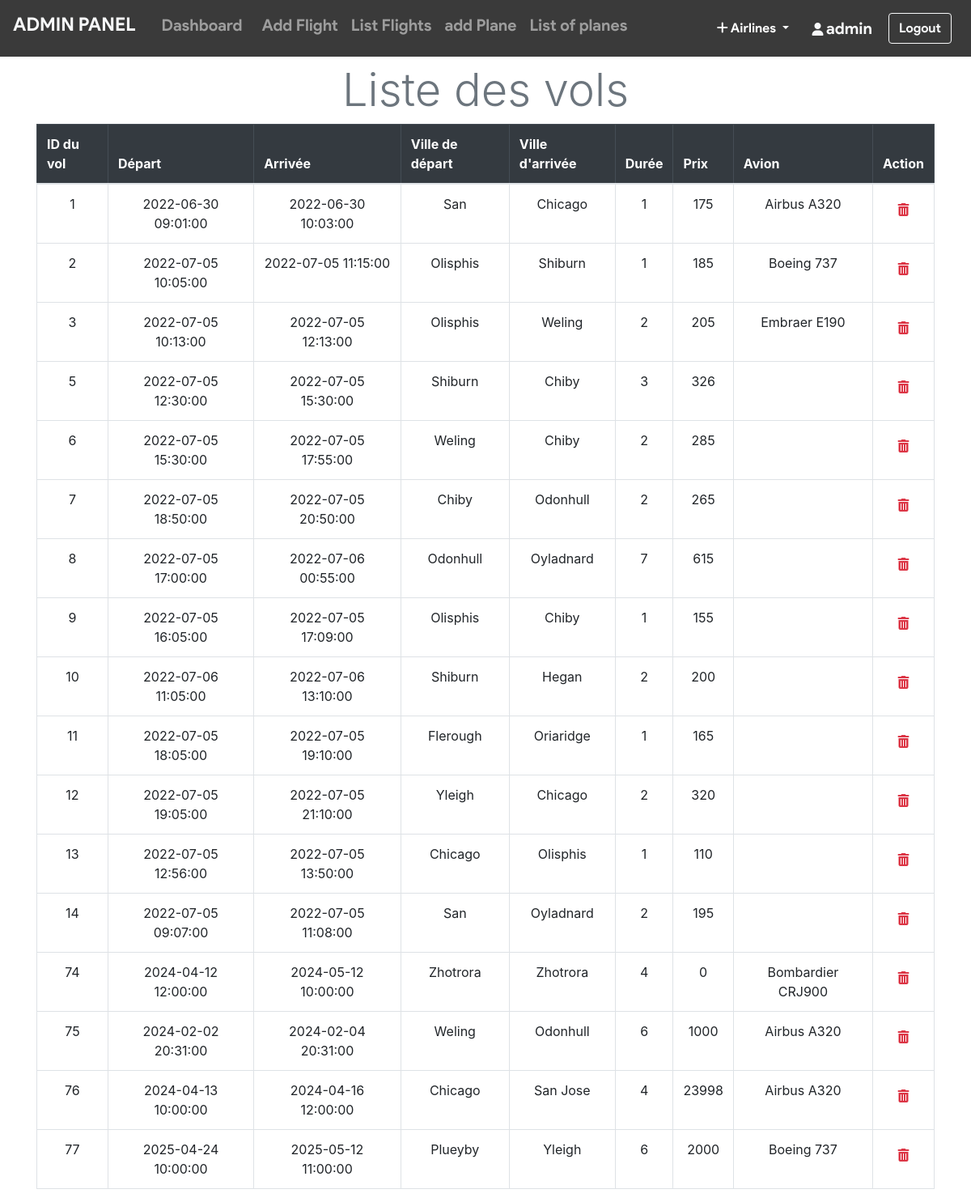
The page /admin/list_flight.php (signed in) on the database its author committed.
### tables this page shows
CREATE TABLE `flight` (
  `flight_id` int(11) NOT NULL,
  `admin_id` int(11) NOT NULL,
  `arrivale` datetime NOT NULL,
  `departure` datetime NOT NULL,
  `Destination` varchar(20) NOT NULL,
  `source` varchar(20) NOT NULL,
  `duration` varchar(20) NOT NULL,
  `Price` int(11) NOT NULL,
  `status` varchar(6) DEFAULT NULL,
  `issue` varchar(50) DEFAULT NULL,
  `last_seat` varchar(5) DEFAULT '',
  `bus_seats` int(11) DEFAULT 20,
  `last_bus_seat` varchar(5) DEFAULT '',
  `id_plane` int(11) DEFAULT NULL
);

CREATE TABLE `plane` (
  `autonomie` int(11) NOT NULL,
  `Nbr_place_tot` int(11) NOT NULL,
  `Disponibilite` varchar(30) NOT NULL,
  `vitesse` float DEFAULT NULL,
  `nom` varchar(255) DEFAULT NULL,
  `Id_plane` int(11) NOT NULL
);

### admin/list_flight.php (the view, shortened to what this page needs)
<?php include_once 'header.php'; ?>
<?php include_once 'footer.php'; ?>
<?php require '../helpers/init_conn_db.php';?>
<main>
    <?php if(isset($_SESSION['adminId'])) { ?>
        <div class="container-md mt-2">
            <h1 class="display-4 text-center text-secondary">Liste des vols</h1>
            <table class="table table-bordered">
                <thead class="table-dark">
                    <tr>
                        <th scope="col">ID du vol</th>
                        <th scope="col">Départ</th>
                        <th scope="col">Arrivée</th>
                        <th scope="col">Ville de départ</th>
                        <th scope="col">Ville d'arrivée</th>
                        <th scope="col">Durée</th>
                        <th scope="col">Prix</th>
                        <th scope="col">Avion</th>
                        <th scope="col">Action</th>
                    </tr>
                </thead>
                <tbody>
                    <?php
                    $sql = 'SELECT f.*, p.nom AS plane_name FROM flight f LEFT JOIN plane p ON f.id_plane = p.Id_plane ORDER BY f.flight_id ASC';
                    $result = mysqli_query($conn, $sql);
                    while ($row = mysqli_fetch_assoc($result)) {
                        echo "<tr class='text-center'>
                                <td>".$row['flight_id']."</td>
                                <td>".$row['departure']."</td>
                                <td>".$row['arrivale']."</td>
                                <td>".$row['source']."</td>
                                <td>".$row['Destination']."</td>
                                <td>".$row['duration']."</td>
                                <td>".$row['Price']."</td>
                                <td>".$row['plane_name']."</td>
                                <td>
                                    <form action='list_flight.php' method='post' onsubmit='return confirmDelete()'>
                                        <input type='hidden' name='flight_id' value='".$row['flight_id']."'>
                                        <button class='btn' type='submit' name='del_flight'>
                                            <i class='text-danger fa fa-trash'></i>
                                        </button>
                                    </form>
                                </td>
                            </tr>";
                    }
                    ?>
                </tbody>
            </table>
        </div>
    <?php } ?>
</main>

### rows shown on the page
flight: flight_id "1", departure "2022-06-30 09:01:00", arrivale "2022-06-30 10:03:00", source "San", Destination "Chicago", duration "1", Price "175", id_plane.nom "Airbus A320"
flight: flight_id "2", departure "2022-07-05 10:05:00", arrivale "2022-07-05 11:15:00", source "Olisphis", Destination "Shiburn", duration "1", Price "185", id_plane.nom "Boeing 737"
flight: flight_id "3", departure "2022-07-05 10:13:00", arrivale "2022-07-05 12:13:00", source "Olisphis", Destination "Weling", duration "2", Price "205", id_plane.nom "Embraer E190"
flight: flight_id "5", departure "2022-07-05 12:30:00", arrivale "2022-07-05 15:30:00", source "Shiburn", Destination "Chiby", duration "3", Price "326"
flight: flight_id "6", departure "2022-07-05 15:30:00", arrivale "2022-07-05 17:55:00", source "Weling", Destination "Chiby", duration "2", Price "285"
flight: flight_id "7", departure "2022-07-05 18:50:00", arrivale "2022-07-05 20:50:00", source "Chiby", Destination "Odonhull", duration "2", Price "265"
flight: flight_id "8", departure "2022-07-05 17:00:00", arrivale "2022-07-06 00:55:00", source "Odonhull", Destination "Oyladnard", duration "7", Price "615"
flight: flight_id "9", departure "2022-07-05 16:05:00", arrivale "2022-07-05 17:09:00", source "Olisphis", Destination "Chiby", duration "1", Price "155"
flight: flight_id "10", departure "2022-07-06 11:05:00", arrivale "2022-07-06 13:10:00", source "Shiburn", Destination "Hegan", duration "2", Price "200"
flight: flight_id "11", departure "2022-07-05 18:05:00", arrivale "2022-07-05 19:10:00", source "Flerough", Destination "Oriaridge", duration "1", Price "165"
flight: flight_id "12", departure "2022-07-05 19:05:00", arrivale "2022-07-05 21:10:00", source "Yleigh", Destination "Chicago", duration "2", Price "320"
flight: flight_id "13", departure "2022-07-05 12:56:00", arrivale "2022-07-05 13:50:00", source "Chicago", Destination "Olisphis", duration "1", Price "110"
flight: flight_id "14", departure "2022-07-05 09:07:00", arrivale "2022-07-05 11:08:00", source "San", Destination "Oyladnard", duration "2", Price "195"
flight: flight_id "74", departure "2024-04-12 12:00:00", arrivale "2024-05-12 10:00:00", source "Zhotrora", Destination "Zhotrora", duration "4", Price "0", id_plane.nom "Bombardier CRJ900"
flight: flight_id "75", departure "2024-02-02 20:31:00", arrivale "2024-02-04 20:31:00", source "Weling", Destination "Odonhull", duration "6", Price "1000", id_plane.nom "Airbus A320"
flight: flight_id "76", departure "2024-04-13 10:00:00", arrivale "2024-04-16 12:00:00", source "Chicago", Destination "San Jose", duration "4", Price "23998", id_plane.nom "Airbus A320"
flight: flight_id "77", departure "2025-04-24 10:00:00", arrivale "2025-05-12 11:00:00", source "Plueyby", Destination "Yleigh", duration "6", Price "2000", id_plane.nom "Boeing 737"

### other values the page prints
$_SESSION['adminUname'] "admin"
